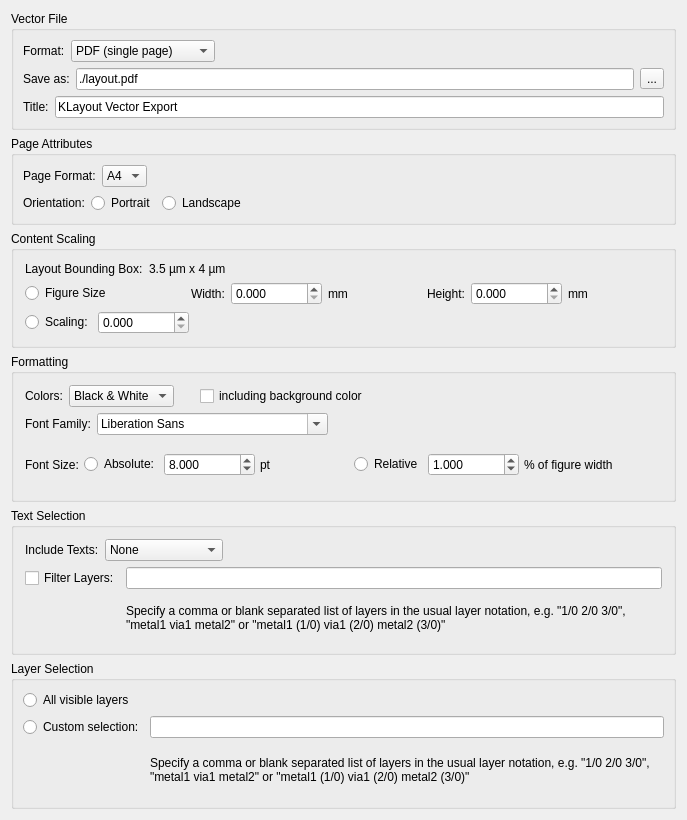
<?xml version="1.0" encoding="UTF-8"?>
<ui version="4.0">
 <class>LibraryManagerDialog</class>
 <widget class="QFrame" name="LibraryManagerDialog">
  <property name="geometry">
   <rect>
    <x>0</x>
    <y>0</y>
    <width>687</width>
    <height>820</height>
   </rect>
  </property>
  <property name="minimumSize">
   <size>
    <width>600</width>
    <height>820</height>
   </size>
  </property>
  <property name="windowTitle">
   <string>Application Settings</string>
  </property>
  <layout class="QVBoxLayout" name="verticalLayout_7">
   <property name="spacing">
    <number>-1</number>
   </property>
   <item>
    <layout class="QVBoxLayout" name="verticalLayout_6">
     <item>
      <widget class="QGroupBox" name="groupBox_3">
       <property name="title">
        <string>Vector File</string>
       </property>
       <layout class="QVBoxLayout" name="verticalLayout_2">
        <property name="spacing">
         <number>6</number>
        </property>
        <property name="leftMargin">
         <number>9</number>
        </property>
        <property name="topMargin">
         <number>9</number>
        </property>
        <property name="rightMargin">
         <number>9</number>
        </property>
        <property name="bottomMargin">
         <number>9</number>
        </property>
        <item>
         <layout class="QHBoxLayout" name="horizontalLayout_4">
          <item>
           <widget class="QLabel" name="label_13">
            <property name="text">
             <string>Format:</string>
            </property>
           </widget>
          </item>
          <item>
           <widget class="QComboBox" name="file_format_cob">
            <item>
             <property name="text">
              <string>PDF (single page)</string>
             </property>
            </item>
            <item>
             <property name="text">
              <string>PDF (page per layer)</string>
             </property>
            </item>
            <item>
             <property name="text">
              <string>SVG</string>
             </property>
            </item>
           </widget>
          </item>
          <item>
           <spacer name="spacer">
            <property name="orientation">
             <enum>Qt::Orientation::Horizontal</enum>
            </property>
            <property name="sizeHint" stdset="0">
             <size>
              <width>10</width>
              <height>20</height>
             </size>
            </property>
           </spacer>
          </item>
         </layout>
        </item>
        <item>
         <layout class="QHBoxLayout" name="horizontalLayout_3">
          <item>
           <widget class="QLabel" name="label_11">
            <property name="text">
             <string>Save as:</string>
            </property>
           </widget>
          </item>
          <item>
           <widget class="QLineEdit" name="save_path_le">
            <property name="text">
             <string>./layout.pdf</string>
            </property>
           </widget>
          </item>
          <item>
           <widget class="QToolButton" name="browse_save_path_pb">
            <property name="text">
             <string>...</string>
            </property>
           </widget>
          </item>
         </layout>
        </item>
        <item>
         <layout class="QHBoxLayout" name="horizontalLayout_5">
          <item>
           <widget class="QLabel" name="label_12">
            <property name="text">
             <string>Title:</string>
            </property>
           </widget>
          </item>
          <item>
           <widget class="QLineEdit" name="title_le">
            <property name="text">
             <string>KLayout Vector Export</string>
            </property>
           </widget>
          </item>
         </layout>
        </item>
       </layout>
      </widget>
     </item>
     <item>
      <widget class="QGroupBox" name="groupBox_4">
       <property name="title">
        <string>Page Attributes</string>
       </property>
       <layout class="QVBoxLayout" name="verticalLayout_5">
        <property name="spacing">
         <number>6</number>
        </property>
        <property name="leftMargin">
         <number>9</number>
        </property>
        <property name="topMargin">
         <number>9</number>
        </property>
        <property name="rightMargin">
         <number>9</number>
        </property>
        <property name="bottomMargin">
         <number>9</number>
        </property>
        <item>
         <layout class="QHBoxLayout" name="horizontalLayout_6">
          <item>
           <widget class="QLabel" name="label_14">
            <property name="text">
             <string>Page Format:</string>
            </property>
           </widget>
          </item>
          <item>
           <widget class="QComboBox" name="page_format_cob">
            <item>
             <property name="text">
              <string>A4</string>
             </property>
            </item>
            <item>
             <property name="text">
              <string>A3</string>
             </property>
            </item>
            <item>
             <property name="text">
              <string>A2</string>
             </property>
            </item>
           </widget>
          </item>
          <item>
           <spacer name="spacer_3">
            <property name="orientation">
             <enum>Qt::Orientation::Horizontal</enum>
            </property>
            <property name="sizeHint" stdset="0">
             <size>
              <width>187</width>
              <height>13</height>
             </size>
            </property>
           </spacer>
          </item>
         </layout>
        </item>
        <item>
         <layout class="QHBoxLayout" name="horizontalLayout_15">
          <item>
           <widget class="QLabel" name="label_22">
            <property name="text">
             <string>Orientation:</string>
            </property>
           </widget>
          </item>
          <item>
           <widget class="QRadioButton" name="portrait_rb">
            <property name="text">
             <string>Portrait</string>
            </property>
           </widget>
          </item>
          <item>
           <widget class="QRadioButton" name="landscape_rb">
            <property name="text">
             <string>Landscape</string>
            </property>
           </widget>
          </item>
          <item>
           <spacer name="spacer_4">
            <property name="orientation">
             <enum>Qt::Orientation::Horizontal</enum>
            </property>
            <property name="sizeHint" stdset="0">
             <size>
              <width>187</width>
              <height>13</height>
             </size>
            </property>
           </spacer>
          </item>
         </layout>
        </item>
       </layout>
      </widget>
     </item>
     <item>
      <widget class="QGroupBox" name="groupBox">
       <property name="title">
        <string>Content Scaling</string>
       </property>
       <layout class="QVBoxLayout" name="verticalLayout_9">
        <property name="spacing">
         <number>6</number>
        </property>
        <item>
         <layout class="QHBoxLayout" name="horizontalLayout_17">
          <item>
           <widget class="QLabel" name="label">
            <property name="sizePolicy">
             <sizepolicy hsizetype="Preferred" vsizetype="Preferred">
              <horstretch>0</horstretch>
              <verstretch>0</verstretch>
             </sizepolicy>
            </property>
            <property name="text">
             <string>Layout Bounding Box:</string>
            </property>
           </widget>
          </item>
          <item>
           <widget class="QLabel" name="bounding_box_lb">
            <property name="sizePolicy">
             <sizepolicy hsizetype="MinimumExpanding" vsizetype="Preferred">
              <horstretch>0</horstretch>
              <verstretch>0</verstretch>
             </sizepolicy>
            </property>
            <property name="text">
             <string>3.5 µm x 4 µm</string>
            </property>
           </widget>
          </item>
         </layout>
        </item>
        <item>
         <layout class="QHBoxLayout" name="horizontalLayout_2">
          <item>
           <widget class="QRadioButton" name="figure_size_rb">
            <property name="text">
             <string>Figure Size</string>
            </property>
           </widget>
          </item>
          <item>
           <spacer name="spacer_12">
            <property name="orientation">
             <enum>Qt::Orientation::Horizontal</enum>
            </property>
            <property name="sizeHint" stdset="0">
             <size>
              <width>28</width>
              <height>17</height>
             </size>
            </property>
           </spacer>
          </item>
          <item>
           <widget class="QLabel" name="label_3">
            <property name="text">
             <string>Width:</string>
            </property>
           </widget>
          </item>
          <item>
           <widget class="QDoubleSpinBox" name="figure_width_sb">
            <property name="sizePolicy">
             <sizepolicy hsizetype="Minimum" vsizetype="Fixed">
              <horstretch>0</horstretch>
              <verstretch>0</verstretch>
             </sizepolicy>
            </property>
            <property name="decimals">
             <number>3</number>
            </property>
            <property name="maximum">
             <double>999999999.990000009536743</double>
            </property>
            <property name="singleStep">
             <double>0.001000000000000</double>
            </property>
           </widget>
          </item>
          <item>
           <widget class="QLabel" name="label_6">
            <property name="text">
             <string>mm</string>
            </property>
           </widget>
          </item>
          <item>
           <spacer name="spacer_11">
            <property name="orientation">
             <enum>Qt::Orientation::Horizontal</enum>
            </property>
            <property name="sizeHint" stdset="0">
             <size>
              <width>28</width>
              <height>17</height>
             </size>
            </property>
           </spacer>
          </item>
          <item>
           <widget class="QLabel" name="label_2">
            <property name="text">
             <string>Height:</string>
            </property>
           </widget>
          </item>
          <item>
           <widget class="QDoubleSpinBox" name="figure_height_sb">
            <property name="sizePolicy">
             <sizepolicy hsizetype="Minimum" vsizetype="Fixed">
              <horstretch>0</horstretch>
              <verstretch>0</verstretch>
             </sizepolicy>
            </property>
            <property name="decimals">
             <number>3</number>
            </property>
            <property name="maximum">
             <double>999999999.990000009536743</double>
            </property>
            <property name="singleStep">
             <double>0.001000000000000</double>
            </property>
           </widget>
          </item>
          <item>
           <widget class="QLabel" name="label_7">
            <property name="text">
             <string>mm</string>
            </property>
           </widget>
          </item>
          <item>
           <spacer name="spacer_9">
            <property name="orientation">
             <enum>Qt::Orientation::Horizontal</enum>
            </property>
            <property name="sizeHint" stdset="0">
             <size>
              <width>68</width>
              <height>17</height>
             </size>
            </property>
           </spacer>
          </item>
         </layout>
        </item>
        <item>
         <layout class="QHBoxLayout" name="horizontalLayout_14">
          <property name="spacing">
           <number>5</number>
          </property>
          <item>
           <widget class="QRadioButton" name="scaling_rb">
            <property name="text">
             <string>Scaling:</string>
            </property>
           </widget>
          </item>
          <item>
           <widget class="QDoubleSpinBox" name="scaling_sb">
            <property name="decimals">
             <number>3</number>
            </property>
            <property name="maximum">
             <double>999999999.990000009536743</double>
            </property>
            <property name="singleStep">
             <double>0.001000000000000</double>
            </property>
           </widget>
          </item>
          <item>
           <spacer name="spacer_10">
            <property name="orientation">
             <enum>Qt::Orientation::Horizontal</enum>
            </property>
            <property name="sizeHint" stdset="0">
             <size>
              <width>141</width>
              <height>20</height>
             </size>
            </property>
           </spacer>
          </item>
         </layout>
        </item>
       </layout>
      </widget>
     </item>
    </layout>
   </item>
   <item>
    <widget class="QGroupBox" name="groupBox_5">
     <property name="title">
      <string>Formatting</string>
     </property>
     <layout class="QVBoxLayout" name="verticalLayout_3">
      <item>
       <layout class="QHBoxLayout" name="horizontalLayout_11">
        <item>
         <widget class="QLabel" name="label_18">
          <property name="text">
           <string>Colors:</string>
          </property>
         </widget>
        </item>
        <item>
         <widget class="QComboBox" name="colors_cob">
          <item>
           <property name="text">
            <string>Black &amp; White</string>
           </property>
          </item>
          <item>
           <property name="text">
            <string>Greyscale</string>
           </property>
          </item>
          <item>
           <property name="text">
            <string>Color</string>
           </property>
          </item>
         </widget>
        </item>
        <item>
         <spacer name="spacer_14">
          <property name="orientation">
           <enum>Qt::Orientation::Horizontal</enum>
          </property>
          <property name="sizeType">
           <enum>QSizePolicy::Policy::Fixed</enum>
          </property>
          <property name="sizeHint" stdset="0">
           <size>
            <width>20</width>
            <height>13</height>
           </size>
          </property>
         </spacer>
        </item>
        <item>
         <widget class="QCheckBox" name="include_bg_color_cb">
          <property name="text">
           <string>including background color</string>
          </property>
         </widget>
        </item>
        <item>
         <spacer name="spacer_15">
          <property name="orientation">
           <enum>Qt::Orientation::Horizontal</enum>
          </property>
          <property name="sizeType">
           <enum>QSizePolicy::Policy::MinimumExpanding</enum>
          </property>
          <property name="sizeHint" stdset="0">
           <size>
            <width>187</width>
            <height>13</height>
           </size>
          </property>
         </spacer>
        </item>
       </layout>
      </item>
      <item>
       <layout class="QHBoxLayout" name="horizontalLayout_7">
        <item>
         <widget class="QLabel" name="label_15">
          <property name="text">
           <string>Font Family:</string>
          </property>
         </widget>
        </item>
        <item>
         <widget class="QFontComboBox" name="font_family_cob"/>
        </item>
        <item>
         <spacer name="spacer_5">
          <property name="orientation">
           <enum>Qt::Orientation::Horizontal</enum>
          </property>
          <property name="sizeHint" stdset="0">
           <size>
            <width>187</width>
            <height>13</height>
           </size>
          </property>
         </spacer>
        </item>
       </layout>
      </item>
      <item>
       <layout class="QHBoxLayout" name="horizontalLayout_8">
        <property name="spacing">
         <number>5</number>
        </property>
        <item>
         <widget class="QLabel" name="label_23">
          <property name="text">
           <string>Font Size:</string>
          </property>
         </widget>
        </item>
        <item>
         <widget class="QRadioButton" name="font_size_absolute_rb">
          <property name="text">
           <string>Absolute:</string>
          </property>
         </widget>
        </item>
        <item>
         <widget class="QDoubleSpinBox" name="font_size_pt_sb">
          <property name="decimals">
           <number>3</number>
          </property>
          <property name="maximum">
           <double>999999999.990000009536743</double>
          </property>
          <property name="singleStep">
           <double>0.001000000000000</double>
          </property>
          <property name="value">
           <double>8.000000000000000</double>
          </property>
         </widget>
        </item>
        <item>
         <widget class="QLabel" name="label_4">
          <property name="text">
           <string>pt</string>
          </property>
         </widget>
        </item>
        <item>
         <spacer name="spacer_6">
          <property name="orientation">
           <enum>Qt::Orientation::Horizontal</enum>
          </property>
          <property name="sizeHint" stdset="0">
           <size>
            <width>78</width>
            <height>13</height>
           </size>
          </property>
         </spacer>
        </item>
        <item>
         <widget class="QRadioButton" name="font_size_relative_rb">
          <property name="text">
           <string>Relative</string>
          </property>
         </widget>
        </item>
        <item>
         <widget class="QDoubleSpinBox" name="font_size_relative_sb">
          <property name="decimals">
           <number>3</number>
          </property>
          <property name="maximum">
           <double>999999999.990000009536743</double>
          </property>
          <property name="singleStep">
           <double>0.001000000000000</double>
          </property>
          <property name="value">
           <double>1.000000000000000</double>
          </property>
         </widget>
        </item>
        <item>
         <widget class="QLabel" name="label_5">
          <property name="text">
           <string>% of figure width</string>
          </property>
         </widget>
        </item>
        <item>
         <spacer name="spacer_7">
          <property name="orientation">
           <enum>Qt::Orientation::Horizontal</enum>
          </property>
          <property name="sizeHint" stdset="0">
           <size>
            <width>18</width>
            <height>17</height>
           </size>
          </property>
         </spacer>
        </item>
       </layout>
      </item>
     </layout>
    </widget>
   </item>
   <item>
    <widget class="QGroupBox" name="groupBox_6">
     <property name="title">
      <string>Text Selection</string>
     </property>
     <layout class="QVBoxLayout" name="verticalLayout_4">
      <property name="spacing">
       <number>6</number>
      </property>
      <item>
       <layout class="QHBoxLayout" name="horizontalLayout_9">
        <item>
         <widget class="QLabel" name="label_16">
          <property name="text">
           <string>Include Texts:</string>
          </property>
         </widget>
        </item>
        <item>
         <widget class="QComboBox" name="texts_cob">
          <item>
           <property name="text">
            <string>None</string>
           </property>
          </item>
          <item>
           <property name="text">
            <string>All Visible</string>
           </property>
          </item>
          <item>
           <property name="text">
            <string>Only Of Top Cell</string>
           </property>
          </item>
         </widget>
        </item>
        <item>
         <spacer name="spacer_8">
          <property name="orientation">
           <enum>Qt::Orientation::Horizontal</enum>
          </property>
          <property name="sizeHint" stdset="0">
           <size>
            <width>187</width>
            <height>13</height>
           </size>
          </property>
         </spacer>
        </item>
       </layout>
      </item>
      <item>
       <layout class="QGridLayout" name="gridLayout_2">
        <item row="0" column="0">
         <widget class="QCheckBox" name="text_layers_filter_enabled_cb">
          <property name="text">
           <string>Filter Layers:</string>
          </property>
         </widget>
        </item>
        <item row="0" column="1">
         <widget class="QLineEdit" name="text_layers_filter_le"/>
        </item>
        <item row="1" column="1">
         <widget class="QLabel" name="layers_comment_2">
          <property name="text">
           <string>&lt;html&gt;&lt;head/&gt;&lt;body&gt;Specify a comma or blank separated list of layers in the usual layer notation, e.g. &quot;1/0 2/0 3/0&quot;, &quot;metal1 via1 metal2&quot; or &quot;metal1 (1/0) via1 (2/0) metal2 (3/0)&quot;&lt;/body&gt;&lt;/html&gt;</string>
          </property>
          <property name="wordWrap">
           <bool>true</bool>
          </property>
         </widget>
        </item>
       </layout>
      </item>
     </layout>
    </widget>
   </item>
   <item>
    <widget class="QGroupBox" name="groupBox_2">
     <property name="title">
      <string>Layer Selection</string>
     </property>
     <layout class="QVBoxLayout" name="verticalLayout">
      <property name="spacing">
       <number>6</number>
      </property>
      <property name="leftMargin">
       <number>9</number>
      </property>
      <property name="topMargin">
       <number>9</number>
      </property>
      <property name="rightMargin">
       <number>9</number>
      </property>
      <property name="bottomMargin">
       <number>9</number>
      </property>
      <item>
       <layout class="QHBoxLayout" name="horizontalLayout">
        <item>
         <widget class="QRadioButton" name="all_visible_layers_rb">
          <property name="text">
           <string>All visible layers</string>
          </property>
         </widget>
        </item>
       </layout>
      </item>
      <item>
       <layout class="QGridLayout" name="gridLayout">
        <item row="0" column="0">
         <widget class="QRadioButton" name="custom_layer_selection_rb">
          <property name="text">
           <string>Custom selection:</string>
          </property>
         </widget>
        </item>
        <item row="0" column="1">
         <widget class="QLineEdit" name="custom_layers_le"/>
        </item>
        <item row="1" column="1">
         <widget class="QLabel" name="layers_comment">
          <property name="text">
           <string>&lt;html&gt;&lt;head/&gt;&lt;body&gt;Specify a comma or blank separated list of layers in the usual layer notation, e.g. &quot;1/0 2/0 3/0&quot;, &quot;metal1 via1 metal2&quot; or &quot;metal1 (1/0) via1 (2/0) metal2 (3/0)&quot;&lt;/body&gt;&lt;/html&gt;</string>
          </property>
          <property name="wordWrap">
           <bool>true</bool>
          </property>
         </widget>
        </item>
       </layout>
      </item>
     </layout>
    </widget>
   </item>
  </layout>
 </widget>
 <layoutdefault spacing="6" margin="11"/>
 <resources/>
 <connections/>
</ui>
